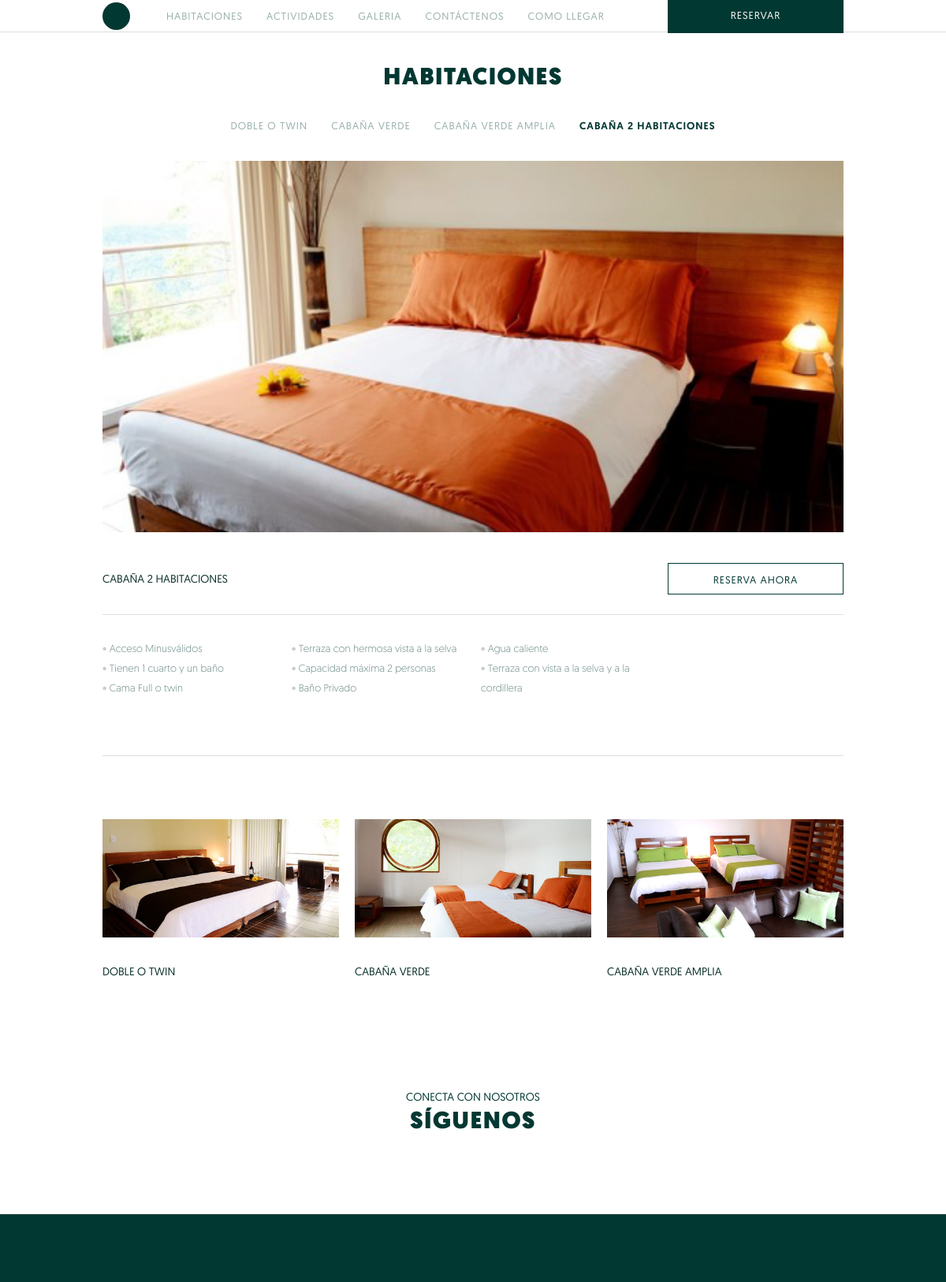
Page /rooms/index/4 on the committed database.
### tables this page shows
CREATE TABLE IF NOT EXISTS `rooms` (
  `id` int(100) NOT NULL AUTO_INCREMENT,
  `name` varchar(5000) NOT NULL,
  `img` varchar(5000) NOT NULL,
  `features` varchar(5000) NOT NULL,
  PRIMARY KEY (`id`)
);

### application/controllers/rooms.php (called while the page is built)
<?php if ( ! defined('BASEPATH')) exit('No direct script access allowed');
class Rooms extends CI_Controller {
	public function index()
	{
		$this->load->model('rooms_model');
		$data['rooms'] = $this->rooms_model->getRooms();
		$data['cRoom'] = ($this->uri->segment(3) != "") ? $this->uri->segment(3) : 1;
		$this->load->view('rooms', $data);
	}
}

### index.php (called while the page is built, shortened)
<?php
require_once BASEPATH.'core/CodeIgniter.php';

### application/models/rooms_model.php (called while the page is built, shortened)
<?php
class Rooms_model extends CI_Model {
	function getRooms(){
		$this->db->order_by('id', 'ASC');
		return  $this->db->get('rooms')->result();
	}
}
?>

### application/helpers/utility_helper.php (called while the page is built, shortened)
<?php
function asset_url(){
	return base_url().'assets/';
}
function json_decode_special_chars($string){
	return json_decode(utf8_decode($string));
}
?>

### application/views/rooms.php (the view)
<?php
include("inc/header.php");
?>
</head>
<body>
<?php
include("inc/menu-scroll.php");
?>
<div class="content">
	<h1>HABITACIONES</h1>
	<p class="element-menu">
	<?php
	foreach ($rooms as $room) {
	?>
		<a href="/rooms/index/<?php echo $room->id ?>" title="<?php echo $room->name ?>" <?php echo $cRoom == $room->id ? "class=\"current\"" : "" ?>><?php echo $room->name ?></a>
	<?php
	}
	?>
	</p>
	<?php
	foreach ($rooms as $room) {
		if ($cRoom == $room->id) {
	?>
	<img src="<?php echo asset_url(); ?>img/rooms/<?php echo $room->img ?>" alt="<?php echo $room->name ?>" style="width: 940px; margin-bottom: 35px;" />
	<p class="description-header clear-fix">
		<span class="left"><?php echo $room->name ?></span>
		<a href="#" class="button right">RESERVA AHORA</a>
	</p>
	<ul class="description-list">
				<?php
				$features = json_decode_special_chars($room->features);
				foreach ($features as $feature) {
				?>
		<li><?php echo $feature ?></li>
				<?php
				}
				?>
	</ul>
	<div class="description-image-row clear-fix">
		<?php
		foreach ($rooms as $room) {
			if ($cRoom != $room->id) {
		?>
			<a href="/rooms/index/<?php echo $room->id ?>"><img src="<?php echo asset_url(); ?>img/rooms/<?php echo $room->img ?>" alt="<?php echo $room->name ?>" /><?php echo $room->name ?></a>
		<?php
			}
		}
		?>
	</div>
	<?php
		}
	}
	?>
</div>
<?php
include("inc/home-footer.php");
?>

### rows in the picture
rooms: name "DOBLE O TWIN", img (picture)
rooms: name "CABAÑA VERDE", img (picture)
rooms: name "CABAÑA VERDE AMPLIA", img (picture)
rooms: name "CABAÑA 2 HABITACIONES", img (picture), features "Acceso Minusválidos", features "Tienen 1 cuarto y un baño", features "Cama Full o twin", features "Terraza con hermosa vista a la selva", features "Capacidad máxima 2 personas", features "Baño Privado", features "Agua caliente", features "Terraza con vista a la selva y a la cordillera"
